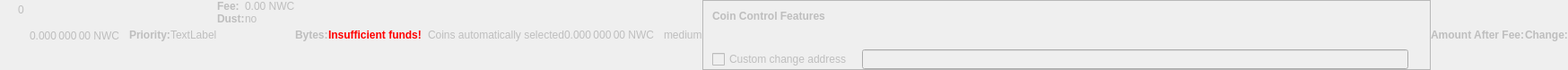
    <widget class="QWidget" name="dummyHideWidget" native="true">
     <property name="enabled">
      <bool>false</bool>
     </property>
     <property name="maximumSize">
      <size>
       <width>100</width>
       <height>22</height>
      </size>
     </property>
     <layout class="QHBoxLayout" name="dummyHideLayout">
      <property name="spacing">
       <number>0</number>
      </property>
      <property name="margin">
       <number>0</number>
      </property>
      <item>
       <layout class="QFormLayout" name="formLayoutCoinControl1">
        <property name="horizontalSpacing">
         <number>10</number>
        </property>
        <property name="verticalSpacing">
         <number>14</number>
        </property>
        <property name="leftMargin">
         <number>10</number>
        </property>
        <property name="topMargin">
         <number>4</number>
        </property>
        <property name="rightMargin">
         <number>6</number>
        </property>
        <item row="0" column="1">
         <widget class="QLabel" name="labelCoinControlBytes">
          <property name="cursor">
           <cursorShape>IBeamCursor</cursorShape>
          </property>
          <property name="contextMenuPolicy">
           <enum>Qt::ActionsContextMenu</enum>
          </property>
          <property name="text">
           <string notr="true">0</string>
          </property>
          <property name="textInteractionFlags">
           <set>Qt::LinksAccessibleByMouse|Qt::TextSelectableByKeyboard|Qt::TextSelectableByMouse</set>
          </property>
         </widget>
        </item>
       </layout>
      </item>
      <item>
       <widget class="QLabel" name="labelCoinControlAfterFee">
        <property name="enabled">
         <bool>false</bool>
        </property>
        <property name="sizePolicy">
         <sizepolicy hsizetype="Fixed" vsizetype="Fixed">
          <horstretch>0</horstretch>
          <verstretch>0</verstretch>
         </sizepolicy>
        </property>
        <property name="minimumSize">
         <size>
          <width>111</width>
          <height>12</height>
         </size>
        </property>
        <property name="maximumSize">
         <size>
          <width>111</width>
          <height>12</height>
         </size>
        </property>
        <property name="cursor">
         <cursorShape>IBeamCursor</cursorShape>
        </property>
        <property name="contextMenuPolicy">
         <enum>Qt::ActionsContextMenu</enum>
        </property>
        <property name="text">
         <string notr="true">0.000 000 00 NWC</string>
        </property>
        <property name="textInteractionFlags">
         <set>Qt::LinksAccessibleByMouse|Qt::TextSelectableByKeyboard|Qt::TextSelectableByMouse</set>
        </property>
       </widget>
      </item>
      <item>
       <widget class="QLabel" name="labelCoinControlPriorityText">
        <property name="enabled">
         <bool>false</bool>
        </property>
        <property name="font">
         <font>
          <weight>75</weight>
          <bold>true</bold>
         </font>
        </property>
        <property name="text">
         <string>Priority:</string>
        </property>
       </widget>
      </item>
      <item>
       <layout class="QHBoxLayout" name="horizontalLayout">
        <item>
         <widget class="QLabel" name="WarningLabel">
          <property name="text">
           <string>TextLabel</string>
          </property>
         </widget>
        </item>
       </layout>
      </item>
      <item>
       <layout class="QFormLayout" name="formLayoutCoinControl3">
        <property name="horizontalSpacing">
         <number>0</number>
        </property>
        <property name="verticalSpacing">
         <number>0</number>
        </property>
        <property name="leftMargin">
         <number>0</number>
        </property>
        <property name="topMargin">
         <number>0</number>
        </property>
        <property name="rightMargin">
         <number>0</number>
        </property>
        <item row="0" column="0">
         <widget class="QLabel" name="labelCoinControlFeeText">
          <property name="enabled">
           <bool>false</bool>
          </property>
          <property name="font">
           <font>
            <weight>75</weight>
            <bold>true</bold>
           </font>
          </property>
          <property name="text">
           <string>Fee:</string>
          </property>
          <property name="margin">
           <number>0</number>
          </property>
         </widget>
        </item>
        <item row="0" column="1">
         <widget class="QLabel" name="labelCoinControlFee">
          <property name="enabled">
           <bool>false</bool>
          </property>
          <property name="cursor">
           <cursorShape>IBeamCursor</cursorShape>
          </property>
          <property name="contextMenuPolicy">
           <enum>Qt::ActionsContextMenu</enum>
          </property>
          <property name="text">
           <string notr="true">0.00 NWC</string>
          </property>
          <property name="textInteractionFlags">
           <set>Qt::LinksAccessibleByMouse|Qt::TextSelectableByKeyboard|Qt::TextSelectableByMouse</set>
          </property>
         </widget>
        </item>
        <item row="1" column="0">
         <widget class="QLabel" name="labelCoinControlLowOutputText">
          <property name="enabled">
           <bool>false</bool>
          </property>
          <property name="font">
           <font>
            <weight>75</weight>
            <bold>true</bold>
           </font>
          </property>
          <property name="text">
           <string>Dust:</string>
          </property>
         </widget>
        </item>
        <item row="1" column="1">
         <widget class="QLabel" name="labelCoinControlLowOutput">
          <property name="enabled">
           <bool>false</bool>
          </property>
          <property name="cursor">
           <cursorShape>IBeamCursor</cursorShape>
          </property>
          <property name="contextMenuPolicy">
           <enum>Qt::ActionsContextMenu</enum>
          </property>
          <property name="text">
           <string>no</string>
          </property>
          <property name="textInteractionFlags">
           <set>Qt::LinksAccessibleByMouse|Qt::TextSelectableByKeyboard|Qt::TextSelectableByMouse</set>
          </property>
         </widget>
        </item>
       </layout>
      </item>
      <item>
       <widget class="QLabel" name="labelCoinControlBytesText">
        <property name="enabled">
         <bool>false</bool>
        </property>
        <property name="font">
         <font>
          <weight>75</weight>
          <bold>true</bold>
         </font>
        </property>
        <property name="text">
         <string>Bytes:</string>
        </property>
       </widget>
      </item>
      <item>
       <layout class="QFormLayout" name="formLayoutCoinControl2">
        <property name="horizontalSpacing">
         <number>0</number>
        </property>
        <property name="verticalSpacing">
         <number>0</number>
        </property>
        <property name="leftMargin">
         <number>0</number>
        </property>
        <property name="topMargin">
         <number>0</number>
        </property>
        <property name="rightMargin">
         <number>0</number>
        </property>
       </layout>
      </item>
      <item>
       <layout class="QHBoxLayout" name="horizontalLayoutCoinControl2">
        <property name="spacing">
         <number>0</number>
        </property>
        <property name="bottomMargin">
         <number>0</number>
        </property>
       </layout>
      </item>
      <item>
       <widget class="QLabel" name="labelCoinControlInsuffFunds">
        <property name="enabled">
         <bool>false</bool>
        </property>
        <property name="minimumSize">
         <size>
          <width>0</width>
          <height>0</height>
         </size>
        </property>
        <property name="font">
         <font>
          <weight>75</weight>
          <bold>true</bold>
         </font>
        </property>
        <property name="styleSheet">
         <string notr="true">color:red;font-weight:bold;</string>
        </property>
        <property name="text">
         <string>Insufficient funds!</string>
        </property>
        <property name="margin">
         <number>5</number>
        </property>
       </widget>
      </item>
      <item>
       <layout class="QFormLayout" name="formLayoutCoinControl4">
        <property name="horizontalSpacing">
         <number>0</number>
        </property>
        <property name="verticalSpacing">
         <number>0</number>
        </property>
        <property name="leftMargin">
         <number>0</number>
        </property>
        <property name="topMargin">
         <number>0</number>
        </property>
        <property name="rightMargin">
         <number>0</number>
        </property>
       </layout>
      </item>
      <item>
       <widget class="QLabel" name="labelCoinControlChangeLabel">
        <property name="enabled">
         <bool>false</bool>
        </property>
        <property name="sizePolicy">
         <sizepolicy hsizetype="Preferred" vsizetype="Expanding">
          <horstretch>0</horstretch>
          <verstretch>0</verstretch>
         </sizepolicy>
        </property>
        <property name="minimumSize">
         <size>
          <width>0</width>
          <height>0</height>
         </size>
        </property>
        <property name="text">
         <string/>
        </property>
        <property name="margin">
         <number>3</number>
        </property>
       </widget>
      </item>
      <item>
       <widget class="QLabel" name="labelCoinControlAutomaticallySelected">
        <property name="enabled">
         <bool>false</bool>
        </property>
        <property name="sizePolicy">
         <sizepolicy hsizetype="Fixed" vsizetype="Fixed">
          <horstretch>0</horstretch>
          <verstretch>0</verstretch>
         </sizepolicy>
        </property>
        <property name="minimumSize">
         <size>
          <width>0</width>
          <height>0</height>
         </size>
        </property>
        <property name="maximumSize">
         <size>
          <width>240</width>
          <height>16777215</height>
         </size>
        </property>
        <property name="text">
         <string>Coins automatically selected</string>
        </property>
        <property name="margin">
         <number>5</number>
        </property>
       </widget>
      </item>
      <item>
       <widget class="QLabel" name="labelCoinControlChange">
        <property name="enabled">
         <bool>false</bool>
        </property>
        <property name="sizePolicy">
         <sizepolicy hsizetype="Fixed" vsizetype="Fixed">
          <horstretch>0</horstretch>
          <verstretch>0</verstretch>
         </sizepolicy>
        </property>
        <property name="minimumSize">
         <size>
          <width>111</width>
          <height>0</height>
         </size>
        </property>
        <property name="maximumSize">
         <size>
          <width>111</width>
          <height>16777215</height>
         </size>
        </property>
        <property name="cursor">
         <cursorShape>IBeamCursor</cursorShape>
        </property>
        <property name="contextMenuPolicy">
         <enum>Qt::ActionsContextMenu</enum>
        </property>
        <property name="text">
         <string notr="true">0.000 000 00 NWC</string>
        </property>
        <property name="textInteractionFlags">
         <set>Qt::LinksAccessibleByMouse|Qt::TextSelectableByKeyboard|Qt::TextSelectableByMouse</set>
        </property>
       </widget>
      </item>
      <item>
       <widget class="QLabel" name="labelCoinControlPriority">
        <property name="enabled">
         <bool>false</bool>
        </property>
        <property name="cursor">
         <cursorShape>IBeamCursor</cursorShape>
        </property>
        <property name="contextMenuPolicy">
         <enum>Qt::ActionsContextMenu</enum>
        </property>
        <property name="text">
         <string>medium</string>
        </property>
        <property name="textInteractionFlags">
         <set>Qt::LinksAccessibleByMouse|Qt::TextSelectableByKeyboard|Qt::TextSelectableByMouse</set>
        </property>
       </widget>
      </item>
      <item>
       <widget class="QFrame" name="frameCoinControl">
        <property name="sizePolicy">
         <sizepolicy hsizetype="Expanding" vsizetype="Expanding">
          <horstretch>0</horstretch>
          <verstretch>0</verstretch>
         </sizepolicy>
        </property>
        <property name="maximumSize">
         <size>
          <width>16777215</width>
          <height>16777215</height>
         </size>
        </property>
        <property name="frameShape">
         <enum>QFrame::StyledPanel</enum>
        </property>
        <property name="frameShadow">
         <enum>QFrame::Sunken</enum>
        </property>
        <layout class="QVBoxLayout" name="verticalLayoutCoinControl2_2">
         <property name="spacing">
          <number>0</number>
         </property>
         <property name="margin">
          <number>0</number>
         </property>
         <item>
          <layout class="QVBoxLayout" name="verticalLayoutCoinControl" stretch="0,0,0,1">
           <property name="spacing">
            <number>0</number>
           </property>
           <property name="leftMargin">
            <number>10</number>
           </property>
           <property name="topMargin">
            <number>10</number>
           </property>
           <item>
            <layout class="QHBoxLayout" name="horizontalLayoutCoinControl1">
             <property name="bottomMargin">
              <number>15</number>
             </property>
             <item>
              <widget class="QLabel" name="labelCoinControlFeatures">
               <property name="enabled">
                <bool>false</bool>
               </property>
               <property name="sizePolicy">
                <sizepolicy hsizetype="Preferred" vsizetype="Maximum">
                 <horstretch>0</horstretch>
                 <verstretch>0</verstretch>
                </sizepolicy>
               </property>
               <property name="font">
                <font>
                 <weight>75</weight>
                 <bold>true</bold>
                </font>
               </property>
               <property name="styleSheet">
                <string notr="true">font-weight:bold;</string>
               </property>
               <property name="text">
                <string>Coin Control Features</string>
               </property>
              </widget>
             </item>
            </layout>
           </item>
           <item>
            <widget class="QWidget" name="widgetCoinControl" native="true">
             <property name="sizePolicy">
              <sizepolicy hsizetype="Preferred" vsizetype="Preferred">
               <horstretch>0</horstretch>
               <verstretch>0</verstretch>
              </sizepolicy>
             </property>
             <property name="minimumSize">
              <size>
               <width>0</width>
               <height>0</height>
              </size>
             </property>
             <property name="styleSheet">
              <string notr="true"/>
             </property>
             <layout class="QHBoxLayout" name="horizontalLayoutCoinControl5_2">
              <property name="margin">
               <number>0</number>
              </property>
              <item>
               <layout class="QHBoxLayout" name="horizontalLayoutCoinControl3">
                <property name="spacing">
                 <number>20</number>
                </property>
                <property name="topMargin">
                 <number>0</number>
                </property>
                <property name="bottomMargin">
                 <number>10</number>
                </property>
               </layout>
              </item>
             </layout>
            </widget>
           </item>
           <item>
            <layout class="QHBoxLayout" name="horizontalLayoutCoinControl4" stretch="0,0,0">
             <property name="spacing">
              <number>12</number>
             </property>
             <property name="sizeConstraint">
              <enum>QLayout::SetDefaultConstraint</enum>
             </property>
             <property name="topMargin">
              <number>5</number>
             </property>
             <property name="rightMargin">
              <number>5</number>
             </property>
             <item>
              <widget class="QCheckBox" name="checkBoxCoinControlChange">
               <property name="enabled">
                <bool>false</bool>
               </property>
               <property name="toolTip">
                <string>If this is activated, but the change address is empty or invalid, change will be sent to a newly generated address.</string>
               </property>
               <property name="text">
                <string>Custom change address</string>
               </property>
              </widget>
             </item>
             <item>
              <widget class="QValidatedLineEdit" name="lineEditCoinControlChange">
               <property name="enabled">
                <bool>false</bool>
               </property>
               <property name="sizePolicy">
                <sizepolicy hsizetype="Expanding" vsizetype="Fixed">
                 <horstretch>0</horstretch>
                 <verstretch>0</verstretch>
                </sizepolicy>
               </property>
              </widget>
             </item>
             <item>
              <widget class="QLabel" name="labelCoinControlChangeLabel_2">
               <property name="sizePolicy">
                <sizepolicy hsizetype="Preferred" vsizetype="Expanding">
                 <horstretch>0</horstretch>
                 <verstretch>0</verstretch>
                </sizepolicy>
               </property>
               <property name="minimumSize">
                <size>
                 <width>0</width>
                 <height>0</height>
                </size>
               </property>
               <property name="text">
                <string/>
               </property>
               <property name="margin">
                <number>3</number>
               </property>
              </widget>
             </item>
            </layout>
           </item>
           <item>
            <spacer name="verticalSpacerCoinControl">
             <property name="orientation">
              <enum>Qt::Vertical</enum>
             </property>
             <property name="sizeHint" stdset="0">
              <size>
               <width>800</width>
               <height>1</height>
              </size>
             </property>
            </spacer>
           </item>
          </layout>
         </item>
        </layout>
       </widget>
      </item>
      <item>
       <widget class="QLabel" name="labelCoinControlAfterFeeText">
        <property name="enabled">
         <bool>false</bool>
        </property>
        <property name="minimumSize">
         <size>
          <width>0</width>
          <height>0</height>
         </size>
        </property>
        <property name="maximumSize">
         <size>
          <width>16777215</width>
          <height>16777215</height>
         </size>
        </property>
        <property name="font">
         <font>
          <weight>75</weight>
          <bold>true</bold>
         </font>
        </property>
        <property name="text">
         <string>Amount After Fee:</string>
        </property>
        <property name="alignment">
         <set>Qt::AlignLeading|Qt::AlignLeft|Qt::AlignVCenter</set>
        </property>
        <property name="margin">
         <number>0</number>
        </property>
       </widget>
      </item>
      <item>
       <widget class="QLabel" name="labelCoinControlChangeText">
        <property name="enabled">
         <bool>false</bool>
        </property>
        <property name="sizePolicy">
         <sizepolicy hsizetype="Preferred" vsizetype="Preferred">
          <horstretch>0</horstretch>
          <verstretch>0</verstretch>
         </sizepolicy>
        </property>
        <property name="minimumSize">
         <size>
          <width>0</width>
          <height>0</height>
         </size>
        </property>
        <property name="maximumSize">
         <size>
          <width>16777215</width>
          <height>16777215</height>
         </size>
        </property>
        <property name="font">
         <font>
          <weight>75</weight>
          <bold>true</bold>
         </font>
        </property>
        <property name="text">
         <string>Change:</string>
        </property>
        <property name="alignment">
         <set>Qt::AlignLeading|Qt::AlignLeft|Qt::AlignVCenter</set>
        </property>
       </widget>
      </item>
     </layout>
    </widget>
